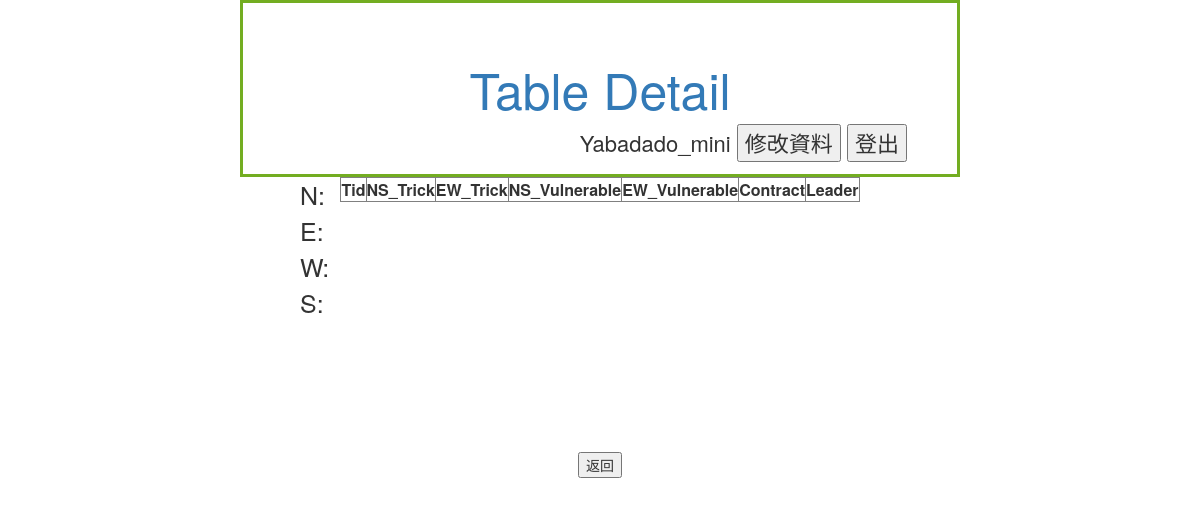
The page /Member/Table/12 (signed in) on the database as committed earlier.
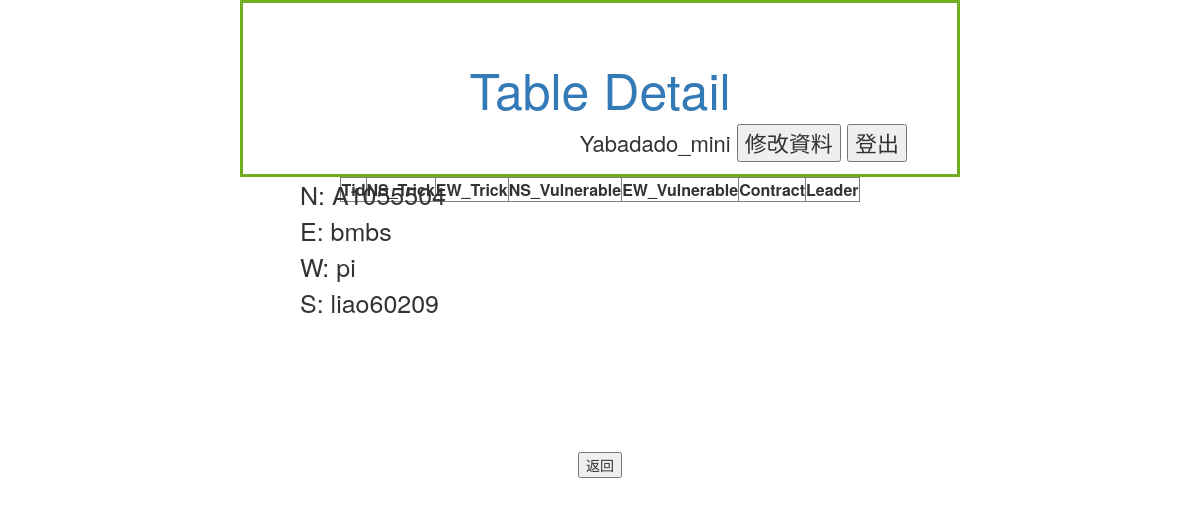
The same page on the database as committed later.
### Member/models.py (models this page shows, shortened)
class seat(models.Model):
    class Meta:
        unique_together = (('position','TableID'),('PlayerID','TableID'))
    position = models.CharField(max_length=1)   #Eg. N/E/W/S
    TableID = models.ForeignKey('table',on_delete=models.CASCADE)
    PlayerID = models.ForeignKey(User,on_delete=models.SET_NULL,null=True)

### Member/views.py (the view, shortened to what this page needs)
# urls.py: path('Table/',views.tableinformation,name = 'table'),
@login_required(login_url='/Member/login/')
def tableinformation(request,tid='x'):
	permission = False
	seats = seat.objects.filter(PlayerID=request.user.id)
	mytable = []
	for s in seats:
		mytable.append(s.TableID.pk)
	mytable = set(mytable)		#去除重複
	tables = table.objects.filter(pk__in=mytable)		#一般使用者
	if request.user.is_staff==True:
		permission = True			#管理者
		tables = table.objects.all()
	name = Name(request)
	tables = tables.filter(pk=tid)
	Nseat = seat.objects.filter(TableID=tid,position="N")
	Eseat = seat.objects.filter(TableID=tid, position="E")
	Wseat = seat.objects.filter(TableID=tid, position="W")
	Sseat = seat.objects.filter(TableID=tid, position="S")
	Rounds = rounds.objects.filter(T_id=tid)
	return render(request,"Member/tabledetail.html",locals())

### Member/views.py (called while the page is built)
def Name(request):
	name = request.user.first_name
	if name == "":
		name = request.user.username
	return name

### Member/templates/Member/tabledetail.html (shortened to what this page needs)
{% extends 'Member/base.html' %}
{%block title%}
    Table Detail
{%endblock%}
{%block user%}
        {{name}}
        <input type="button" value="修改資料" onclick="location='/Member/modify/'">
        <input type="button" value="登出" onclick="location='/Member/logout/'">
{%endblock%}
{%block content%}
<div style="position:absolute;left:300px;font-size:25px;text-align:justify;">
    N:   {%for seat in Nseat%}{{seat.PlayerID}}{%endfor%}<br>
    E:   {%for seat in Eseat%}{{seat.PlayerID}}{%endfor%}<br>
    W:   {%for seat in Wseat%}{{seat.PlayerID}}{%endfor%}<br>
    S:   {%for seat in Sseat%}{{seat.PlayerID}}{%endfor%}<br>
</div>
<div>
    <table style="text-align:center;" border="1" cellpadding="0" cellspacing="0" align="center" valign="middle">
        <tr><th>Tid</th>
        <th>NS_Trick</th>
        <th>EW_Trick</th>
        <th>NS_Vulnerable</th>
        <th>EW_Vulnerable</th>
        <th>Contract</th>
        <th>Leader</th>
    </table>
</div>
{%endblock%}

Rows that differ between the two databases and show on the page:
added seat: PlayerID "A1055504"
added seat: PlayerID "bmbs"
added seat: PlayerID "pi"
added seat: PlayerID "liao60209"
